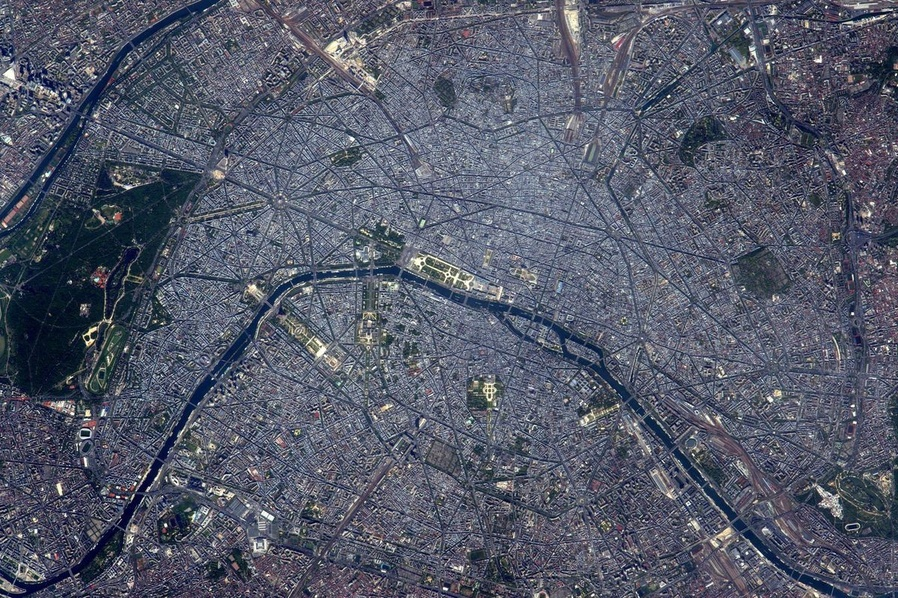
#> input picture donnees/Paris/f87fabc380ca314426bcdc6a9f98486b.jpg, 898 x 598 px, shrunk from 1200 x 799 before the run
$ python main_paris.py
#> lines starting #> are read from the running program, lines starting #| are printed output that depends on the picture
### code/donnees_formes.py
"""
Module donnees_formes : chargement des images simples (PNG, JPG...), en couleur ou non.

Images utilisees (la liste complete est dans main.py, dictionnaire IMAGES) :
    formes/piece.png         piece rectangulaire avec deux trous ronds (TP2, piece.tif recadree)
    formes/engrenage.png     roue dentee seule (TP2, rondeldent.tif recadree)
    formes/dessin_ligne.png  courbe en S avec trois trous (esprit de la figure 5 de l'article)
    formes/labyrinthe.png    labyrinthe (chemin a trouver dans les couloirs blancs)
    Paris/...jpg             vues aeriennes de Paris (routes a suivre, cf. section 7.1 de l'article)

Ce module ne fait aucun affichage.
"""

import numpy as np
from PIL import Image


def charger_image(fichier):
    """Ouvre une image et la renvoie en niveaux de gris, valeurs entre 0 et 1 (float).
    Une image en couleur est convertie en niveaux de gris (meme formule ponderee que
    convert_gris du TP1 : 0.299 R + 0.587 G + 0.114 B)."""
    image = Image.open(fichier).convert("L")          # "L" = niveaux de gris, 0 a 255
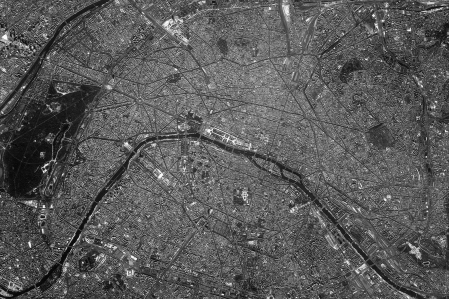
#> image: PIL image 898x598 L (shown at 1/2 size); min 1, max 255, mean 89.7
    return np.asarray(image, dtype=float) / 255.0


# [8 lines left out: function reduire, not called in this run]

### code/traitement.py
"""
Module traitement : la chaine de traitement COMMUNE a toutes les images.

Chaque fichier main_xxx.py charge ses images, puis appelle traiter_image().
Ainsi le traitement (lissage, gradient, carte de cout, puis Fast Marching...) n'est
ecrit qu'une seule fois, ici, et s'applique de la meme facon a toutes les images.

    Etape 2 : lissage + carte de cout    -> pretraitement.py, carte_cout.py
    Etapes 3 a 5, dans la fenetre interactive (interactif.py) :
    Etape 3 : Fast Marching              -> fast_marching.py
    Etape 4 : backtracking + contour     -> chemin.py
    Etape 5 : evaluation (Dice, ou part du chemin dans la verite) -> evaluation.py
    Figures                              -> affichage.py
"""

import matplotlib.pyplot as plt

import affichage as af
import carte_cout as cc
from donnees_acdc import LABEL_VG
import interactif as ia
import pretraitement as pt
from parametres import ALPHA as ALPHA_DEFAUT, LISSAGE as LISSAGE_DEFAUT
from parametres import SIGMA as SIGMA_DEFAUT, W as W_DEFAUT
from parametres import (DOSSIER_FIGURES, FIGURES_DETAILLEES, INTERACTIF, TAILLE_MOYENNE,
                        TOUT)


def figure_secondaire(fig, fichier):
    """Enregistre une figure secondaire, puis ferme sa fenetre si FIGURES_DETAILLEES vaut False
    (la figure reste disponible dans le dossier figures/)."""
    af.enregistrer_figure(fig, fichier)
    if not FIGURES_DETAILLEES:
        plt.close(fig)


def dossier_figures(nom_image):
    """Renvoie le dossier figures/<nom_image>/ (et le cree s'il n'existe pas)."""
    dossier = DOSSIER_FIGURES / nom_image
    dossier.mkdir(parents=True, exist_ok=True)
    return dossier


def traiter_image(image, nom_image, nom=None, titre=None, zoom=None, gt=None, interactif=False,
                  type_cout="gradient", nb_points=None, lissage=None, sigma=None,
                  w=None, alpha=None, verite=None):
    """Applique toute la chaine de traitement a une image en niveaux de gris (0 a 1).

    nom_image : nom court de l'image ("piece", "paris", "irm"...) -> dossier figures/<nom_image>/
    nom       : debut du nom des fichiers de figures (par defaut nom_image)
    titre     : titre des figures (par defaut nom_image)
    zoom      : zone a agrandir dans les figures secondaires (lignes, colonnes) ;
                par defaut l'image entiere
    gt        : verite terrain (seulement pour l'IRM), utilisee a l'etape 5 uniquement
    interactif: True -> a la fin, fenetre interactive du Fast Marching (si INTERACTIF = True)
    type_cout : "gradient" -> chemin le long des BORDS (cas general, Q1.3)
                "clair"    -> chemin dans les zones CLAIRES (couloirs d'un labyrinthe)
                "sombre"   -> chemin dans les zones SOMBRES (route sombre, trait noir)
                "vaisseaux"-> chemin le long d'un vaisseau sombre (contraste local, DRIVE)
    nb_points : nombre de clics dans la fenetre interactive (par defaut NB_POINTS)
    lissage, sigma, w, alpha : remplacent LISSAGE, SIGMA, W et ALPHA de parametres.py
                               pour cette image seulement
    verite    : zone de l'expert deja prete (tableau de booleens), pour les images autres que
                l'IRM (ex. vaisseaux de DRIVE). Pour l'IRM, on donne gt (label 3 = ventricule)
    Renvoie un dictionnaire avec les resultats intermediaires.
    """
#> called with nom_image = 'paris', interactif = True, type_cout = 'gradient'
    nom = nom or nom_image
    LISSAGE = lissage or LISSAGE_DEFAUT          # reglages propres a cette image, sinon parametres.py
    SIGMA = sigma or SIGMA_DEFAUT
    W = w or W_DEFAUT
    ALPHA = alpha or ALPHA_DEFAUT
    titre = titre or nom_image
    dossier_fig = dossier_figures(nom_image)
    hauteur, largeur = image.shape
    if zoom is None:
        zoom = TOUT

    print(f"\n========== {titre} ==========")
    print(f"Image                : {hauteur} x {largeur} pixels, {image.ndim} dimensions "
          f"-> niveaux de gris (1 canal)")
#| Image                : 598 x 898 pixels, 2 dimensions -> niveaux de gris (1 canal)
    print(f"Valeurs des pixels   : entre {image.min():.2f} et {image.max():.2f} ({image.dtype})")
#| Valeurs des pixels   : entre 0.00 et 1.00 (float64)

    # Figure PRINCIPALE : l'image seule, sans contour
    af.afficher_image(image, titre)
    af.sauvegarder_png(dossier_fig / f"{nom}.png", image)

    # ------------------------------------------------------------------------
    # Etape 2 : carte de cout                              (sujet, partie 1)
    # ------------------------------------------------------------------------
    # Q1.1 - Lissage : comparaison des deux filtres lineaires (bruit granuleux, cf. TP2 ex. 3)
    image_moyenne = pt.lisser_moyenne(image, TAILLE_MOYENNE)
    image_gauss = pt.lisser_gauss(image, SIGMA)

    fig_lissage = af.afficher_comparaison(
        [image, image_moyenne, image_gauss],
        ["Originale", f"Moyenneur {TAILLE_MOYENNE}x{TAILLE_MOYENNE}", f"Gaussien sigma = {SIGMA}"],
        f"{titre} : comparaison des lissages", zoom=zoom)
    figure_secondaire(fig_lissage, dossier_fig / f"{nom}_lissages.png")

    # Image lissee utilisee pour la suite (choix avec le parametre LISSAGE)
    image_lissee = {"gauss": image_gauss, "moyenne": image_moyenne, "aucun": image}[LISSAGE]
    print(f"Lissage utilise      : {LISSAGE}")

    # Q1.2 - Gradient (filtres de Sobel)
    gx, gy = cc.gradient(image_lissee)
    norme = cc.norme_gradient(gx, gy)
    print(f"Norme du gradient    : max {norme.max():.2f}")

    fig_gradient = af.afficher_gradient(
        gx, gy, norme, f"{titre} : gradient (lissage : {LISSAGE})", zoom=zoom)
    figure_secondaire(fig_gradient, dossier_fig / f"{nom}_gradient_{LISSAGE}.png")

    # Q1.3 - Potentiel (carte de cout P~) -> figure PRINCIPALE
    if type_cout == "gradient":
        cout = cc.potentiel(norme, W, ALPHA)
        reglage = f"w = {W}, alpha = {ALPHA}"
    elif type_cout == "vaisseaux":     # contraste local : plus sombre que ses voisins
        cout = cc.potentiel_vaisseaux(image_lissee, W, ALPHA)
        reglage = f"vaisseaux (contraste local), w = {W}, alpha = {ALPHA}"
    else:                    # cout base sur l'intensite (labyrinthe, route...)
        cout = cc.potentiel_intensite(image_lissee, W, clair=(type_cout == "clair"))
        reglage = f"intensite, zones {type_cout}s bon marche, w = {W}"
    print(f"Carte de cout P~     : min {cout.min():.3f}, max {cout.max():.3f} ({reglage})")

    fig_cout = af.afficher_potentiel(
        cout, f"{titre} : carte de cout (lissage : {LISSAGE}, {reglage})")
    af.enregistrer_figure(fig_cout, dossier_fig / f"{nom}_cout_{LISSAGE}.png")

    # Test : carte de cout calculee a partir des trois images (sans lissage, moyenneur, gaussien)
    couts = {}
    for nom_lissage, img in [("aucun", image), ("moyenne", image_moyenne), ("gauss", image_gauss)]:
        gx_l, gy_l = cc.gradient(img)
        couts[nom_lissage] = cc.potentiel(cc.norme_gradient(gx_l, gy_l), W, ALPHA)

    fig_couts = af.afficher_comparaison_couts(
        couts, f"{titre} : carte de cout selon le lissage (w = {W}, alpha = {ALPHA})", zoom=zoom)
    figure_secondaire(fig_couts, dossier_fig / f"{nom}_couts_comparaison.png")

    # ------------------------------------------------------------------------
    # Etapes 3, 4 et 5 : Fast Marching, backtracking, evaluation  (sujet, parties 2 a 4)
    # ------------------------------------------------------------------------
    # Fenetre interactive : clics -> Fast Marching -> descente de U -> contour -> evaluation
    # (si une verite terrain est connue : IRM avec gt, DRIVE avec verite). Voir interactif.py.
    if gt is not None:
        verite = gt == LABEL_VG                   # IRM : zone du ventricule gauche (label 3)
    contour = None
    if interactif and INTERACTIF:
        contour = ia.contour_interactif(image, cout, titre, dossier=dossier_fig, nom=nom,
                                        nb_points=nb_points, verite=verite, zoom=zoom)

    print(f"[ok] Figures enregistrees dans figures/{nom_image}/"
          + ("" if FIGURES_DETAILLEES else " (affichees : image et carte de cout)"))
    return dict(image_lissee=image_lissee, gx=gx, gy=gy, norme=norme, cout=cout,
                contour=contour)

### code/affichage.py
"""
Module affichage : toutes les fonctions qui affichent ou enregistrent des figures.

Regle du projet : les autres modules CALCULENT et renvoient des tableaux,
ce module les AFFICHE. Aucun calcul de la methode ne doit se trouver ici.

On l'appelle depuis main.py avec :
    import affichage as af
"""

import matplotlib.pyplot as plt
import numpy as np

from donnees_acdc import LABELS, LABEL_VG, coupes_avec_label, normaliser


# ----------------------------------------------------------------------------
# 1. Donnees (etape 1)
# ----------------------------------------------------------------------------
# [45 lines left out: functions afficher_infos, afficher_toutes_les_coupes, not called in this run]


def afficher_image(image, titre=""):
    """Affiche une seule image en niveaux de gris, sans contour."""
    fig, ax = plt.subplots(figsize=(6, 6))
    ax.imshow(image, cmap="gray")
    ax.set_title(titre)
    ax.axis("off")
    fig.tight_layout()
    return fig


# [20 lines left out: function afficher_coupe, not called in this run]


# ----------------------------------------------------------------------------
# 2. Enregistrement
# ----------------------------------------------------------------------------
def enregistrer_figure(fig, fichier, dpi=150):
    """Enregistre une figure matplotlib dans un fichier PNG.

    Si le fichier ne peut pas etre ecrit (par exemple parce qu'il est ouvert dans
    une visionneuse, ou en cours de synchronisation par OneDrive), on affiche un
    avertissement et le programme CONTINUE au lieu de s'arreter.
    """
    try:
        fig.savefig(fichier, dpi=dpi)
    except OSError as erreur:
        print(f"[!] Figure non enregistree ({fichier.name}) : {erreur.strerror}. "
              f"Le fichier est peut-etre ouvert ailleurs ou en cours de synchronisation.")


def sauvegarder_png(fichier, image):
    """Enregistre l'image (valeurs entre 0 et 1) comme une photo PNG en niveaux de gris.
    Meme protection que enregistrer_figure si le fichier est verrouille."""
    try:
        plt.imsave(str(fichier), image, cmap="gray", vmin=0, vmax=1)
    except OSError as erreur:
        print(f"[!] Image non enregistree ({fichier.name}) : {erreur.strerror}.")


# ----------------------------------------------------------------------------
# 3. Carte de cout (etape 2)
# ----------------------------------------------------------------------------
def afficher_comparaison(images, titres, titre="", zoom=(slice(70, 140), slice(95, 170))):
    """Affiche plusieurs images cote a cote : en entier (ligne du haut)
    et zoomees sur le ventricule (ligne du bas).

    images : liste de tableaux 2D (valeurs entre 0 et 1)
    titres : liste des titres, un par image
    zoom   : zone a agrandir (lignes, colonnes) ; par defaut autour du ventricule
             gauche de patient001, coupe 5. (slice(None), slice(None)) = image entiere.
    """
    n = len(images)
    fig, axes = plt.subplots(2, n, figsize=(5 * n, 9))
    for k, (img, nom) in enumerate(zip(images, titres)):
        axes[0, k].imshow(img, cmap="gray", vmin=0, vmax=1)
        axes[0, k].set_title(nom)
        axes[1, k].imshow(img[zoom], cmap="gray", vmin=0, vmax=1, interpolation="nearest")
        axes[1, k].set_title(nom + " (zoom)")
    for ax in axes.ravel():
        ax.axis("off")
    fig.suptitle(titre)
    fig.tight_layout()
    return fig


def afficher_gradient(gx, gy, norme, titre="", zoom=(slice(70, 140), slice(95, 170))):
    """Affiche gx, gy et la norme du gradient, en entier (haut) et zoomes (bas).

    gx et gy sont signes : rouge = positif (sombre -> clair), bleu = negatif
    (clair -> sombre), blanc = 0. La norme est en niveaux de gris (blanc = bord fort).
    """
    m = max(np.abs(gx).max(), np.abs(gy).max())          # meme echelle pour gx et gy
    cartes = [(gx, "gx (Sobel horizontal)", "bwr", -m, m),
              (gy, "gy (Sobel vertical)", "bwr", -m, m),
              (norme, "Norme du gradient", "gray", 0, norme.max())]
    fig, axes = plt.subplots(2, 3, figsize=(15, 9))
    for k, (carte, nom, cmap, vmin, vmax) in enumerate(cartes):
        im = axes[0, k].imshow(carte, cmap=cmap, vmin=vmin, vmax=vmax)
        axes[0, k].set_title(nom)
        fig.colorbar(im, ax=axes[0, k], fraction=0.035)
        axes[1, k].imshow(carte[zoom], cmap=cmap, vmin=vmin, vmax=vmax, interpolation="nearest")
        axes[1, k].set_title(nom + " (zoom)")
    for ax in axes.ravel():
        ax.axis("off")
    fig.suptitle(titre)
    fig.tight_layout()
    return fig


def afficher_potentiel(cout, titre=""):
    """Affiche la carte de cout P~ : sombre = bon marche (bords), clair = cher."""
    fig, ax = plt.subplots(figsize=(8, 6.5))
    im = ax.imshow(cout, cmap="gray")
    ax.set_title("Carte de cout P~ (sombre = bon marche)")
    ax.axis("off")
    fig.colorbar(im, ax=ax, fraction=0.035, label="cout")
    fig.suptitle(titre)
    fig.tight_layout()
    return fig


def afficher_comparaison_couts(couts, titre="", zoom=(slice(70, 140), slice(95, 170))):
    """Compare plusieurs cartes de cout cote a cote (une par lissage), a la meme echelle.

    couts : dictionnaire {nom : carte de cout}, par exemple {"aucun": ..., "gauss": ...}
    zoom  : zone a agrandir (lignes, colonnes) ; (slice(None), slice(None)) = image entiere
    """
    n = len(couts)
    fig, axes = plt.subplots(1, n, figsize=(5 * n, 5))
    vmin = min(c.min() for c in couts.values())
    vmax = max(c.max() for c in couts.values())
    for ax, (nom, cout) in zip(axes, couts.items()):
        ax.imshow(cout[zoom], cmap="gray", vmin=vmin, vmax=vmax, interpolation="nearest")
        ax.set_title(f"P~ - lissage : {nom}")
        ax.axis("off")
    fig.suptitle(titre)
    fig.tight_layout()
    return fig


# ----------------------------------------------------------------------------
# 4. Fast Marching et contour (etapes 3 et 4)
#    (la fenetre interactive est dans interactif.py)
# ----------------------------------------------------------------------------
# [88 lines left out: functions afficher_contour, afficher_evaluation, afficher_evaluation_chemin, not called in this run]

### code/pretraitement.py
"""
Module pretraitement : lissage de l'image avant le calcul du gradient.

Sujet, question 1.1. Le bruit de l'IRM est granuleux (et non impulsionnel) :
on utilise un filtre lineaire (moyenneur ou gaussien), cf. TP2 exercice 3.

Fonctions :
    filtrer(image, noyau)           applique un noyau quelconque (outil general,
                                    aussi utilise par carte_cout.py pour Sobel)
    lisser_moyenne(image, taille)   filtre moyenneur taille x taille
    noyau_gaussien(sigma)           poids du filtre gaussien
    lisser_gauss(image, sigma)      filtre gaussien
    moyenne_locale(image, taille)   moyenne sur une grande fenetre (rapide, image integrale)
"""

import numpy as np
from numpy.lib.stride_tricks import sliding_window_view


def filtrer(image, noyau):
    """Applique un noyau (3x3, 5x5...) a l'image : pour chaque pixel,
    somme des voisins multiplies par les poids du noyau. Bords par replication."""
    r = noyau.shape[0] // 2
    image_bordee = np.pad(image, r, mode="edge")
    fenetres = sliding_window_view(image_bordee, noyau.shape)
    return (fenetres * noyau).sum(axis=(2, 3))


def lisser_moyenne(image, taille=3):
    """Filtre moyenneur taille x taille : chaque pixel devient la moyenne
    de ses voisins, tous avec le meme poids. Bords par replication."""
#> called with taille = 3
    r = taille // 2
    image_bordee = np.pad(image, r, mode="edge")
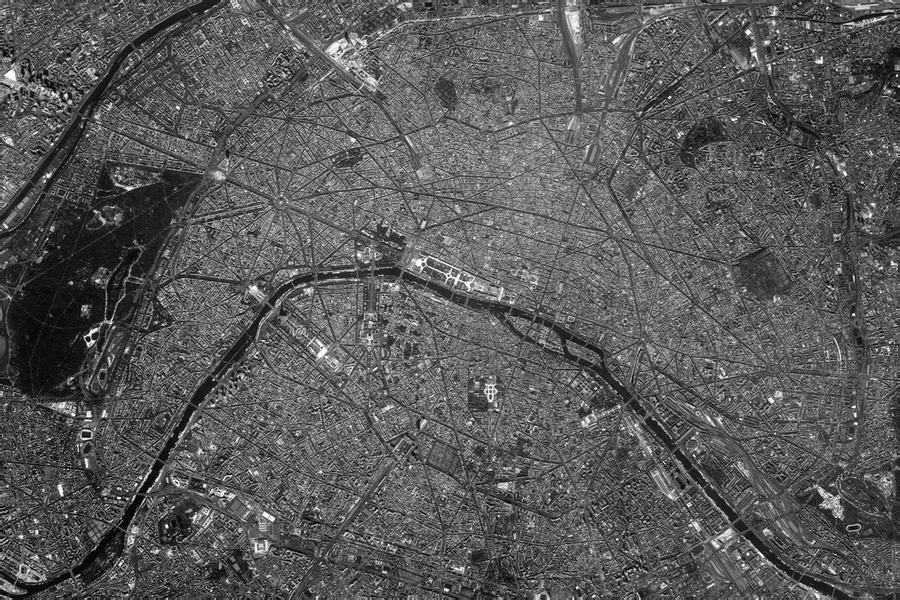
#> image_bordee: shape (600, 900) float64; min 0.00392, max 1, mean 0.351
    fenetres = sliding_window_view(image_bordee, (taille, taille))
    return fenetres.mean(axis=(2, 3))
#> (the rest of the program and of its run is left out)
